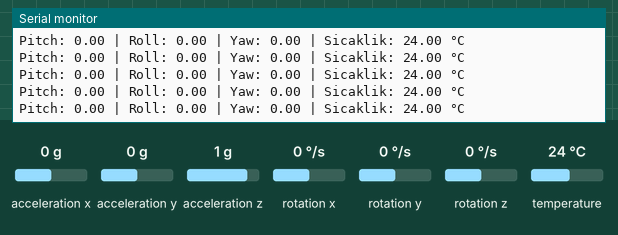
A sketch run on a simulated Arduino Uno, built with avr-gcc and run on an emulated ATmega328P. On the bench: the last lines printed to the serial monitor. The inputs (shaded band) are chosen by the test bench; at power-on: acceleration x 0 g, acceleration y 0 g, acceleration z 1 g, rotation y 0 °/s, rotation x 0 °/s, rotation z 0 °/s, temperature 24 °C.

Above: at 1.3 s.
1.4 s: acceleration x set to -1.4 g
At 1.43 s:
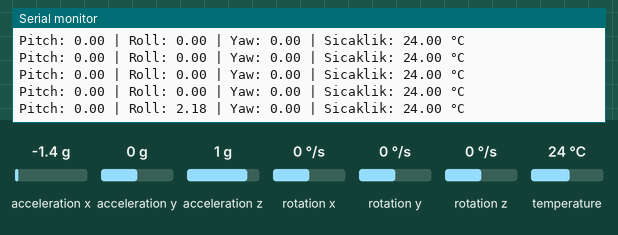
2.9 s: acceleration y set to -1.4 g
At 2.91 s:
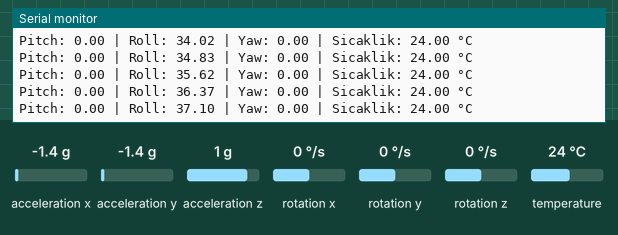
4.4 s: acceleration y set to 0 g
At 4.45 s:
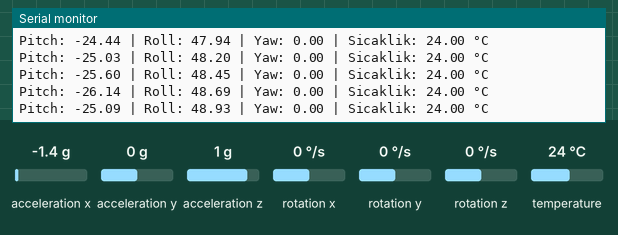
7.4 s: acceleration z set to -1.4 g
At 7.41 s:
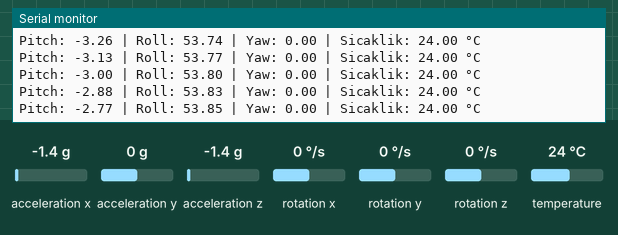
8.9 s: rotation y set to -192 °/s
At 8.95 s:
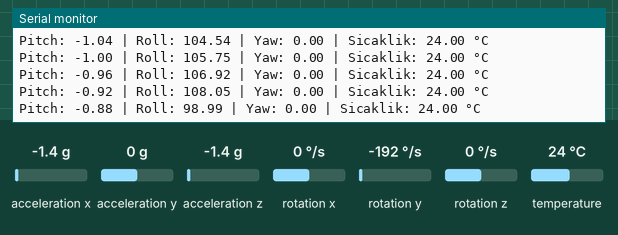
Timing chart, 0 to 11.9 s (numbered marks = the images above; inputs shaded):
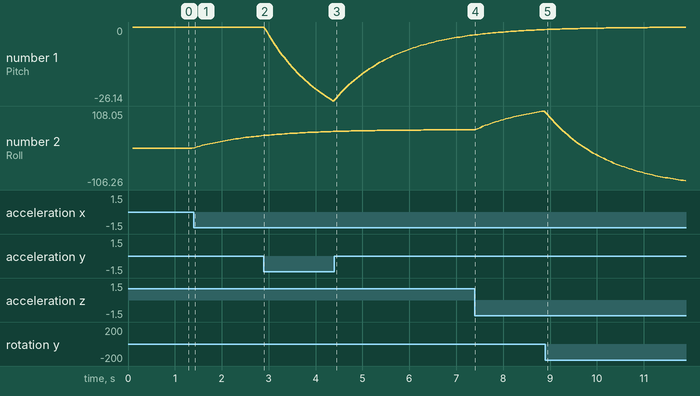

Measured:
- after the input at 1.4 s, the serial monitor: prints a new line at once (image 1)
- plotted number 1: 0 → -26.14 after the input at 2.9 s
- plotted number 2: 0 → 37.1 after the input at 1.4 s

The sketch:

yawpitch.ino
```cpp
#include <Wire.h>
#include <Adafruit_MPU6050.h>
#include <Adafruit_Sensor.h>
#include <math.h>

Adafruit_MPU6050 mpu;

// Açı değişkenleri
float yaw = 0.0;
float pitch = 0.0;
float roll = 0.0;

// Zaman hesaplama için
unsigned long prevTime = 0;

void setup() {
  Serial.begin(115200);
  while (!Serial);

  Serial.println("MPU6050 başlatılıyor...");

  if (!mpu.begin()) {
    Serial.println("MPU6050 bulunamadı! Bağlantıyı kontrol et.");
    while (1) delay(10);
  }

  Serial.println("MPU6050 bulundu!");

  // Aralıkları ayarlayalım
  mpu.setAccelerometerRange(MPU6050_RANGE_8_G);
  mpu.setGyroRange(MPU6050_RANGE_500_DEG);
  mpu.setFilterBandwidth(MPU6050_BAND_21_HZ);

  delay(100);
  prevTime = millis();
}

void loop() {
  sensors_event_t a, g, temp;
  mpu.getEvent(&a, &g, &temp);

  unsigned long currentTime = millis();
  float dt = (currentTime - prevTime) / 1000.0; // saniyeye çevir
  prevTime = currentTime;

  // İvmeölçer ile pitch ve roll hesaplama (radyan → derece)
  float accPitch = atan2(a.acceleration.y, sqrt(a.acceleration.x * a.acceleration.x + a.acceleration.z * a.acceleration.z)) * 180 / PI;
  float accRoll  = atan2(-a.acceleration.x, a.acceleration.z) * 180 / PI;

  // Jiroskop verisini derece/saniye cinsine çevir
  float gyroPitchRate = g.gyro.x * 180 / PI;
  float gyroRollRate  = g.gyro.y * 180 / PI;
  float gyroYawRate   = g.gyro.z * 180 / PI;

  // Komplemanter filtre (ivme + jiroskop birleşimi)
  float alpha = 0.96; // filtre katsayısı (denge için)
  pitch = alpha * (pitch + gyroPitchRate * dt) + (1 - alpha) * accPitch;
  roll  = alpha * (roll + gyroRollRate * dt) + (1 - alpha) * accRoll;
  yaw   += gyroYawRate * dt; // sadece jiroskopla (drift yapabilir)

  // Ekrana yazdır
  Serial.print("Pitch: ");
  Serial.print(pitch, 2);
  Serial.print(" | Roll: ");
  Serial.print(roll, 2);
  Serial.print(" | Yaw: ");
  Serial.print(yaw, 2);
  Serial.print(" | Sicaklik: ");
  Serial.print(temp.temperature);
  Serial.println(" °C");

  delay(50);
}
```
